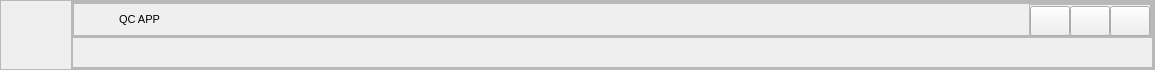
        <widget class="QFrame" name="frame_header">
         <property name="minimumSize">
          <size>
           <width>0</width>
           <height>70</height>
          </size>
         </property>
         <property name="maximumSize">
          <size>
           <width>16777215</width>
           <height>70</height>
          </size>
         </property>
         <property name="frameShape">
          <enum>QFrame::StyledPanel</enum>
         </property>
         <property name="frameShadow">
          <enum>QFrame::Raised</enum>
         </property>
         <layout class="QHBoxLayout" name="horizontalLayout_5">
          <property name="spacing">
           <number>0</number>
          </property>
          <property name="leftMargin">
           <number>0</number>
          </property>
          <property name="topMargin">
           <number>0</number>
          </property>
          <property name="rightMargin">
           <number>0</number>
          </property>
          <property name="bottomMargin">
           <number>0</number>
          </property>
          <item>
           <widget class="QFrame" name="frame_btn_home">
            <property name="maximumSize">
             <size>
              <width>70</width>
              <height>70</height>
             </size>
            </property>
            <property name="frameShape">
             <enum>QFrame::NoFrame</enum>
            </property>
            <property name="frameShadow">
             <enum>QFrame::Plain</enum>
            </property>
            <layout class="QHBoxLayout" name="horizontalLayout">
             <property name="spacing">
              <number>0</number>
             </property>
             <property name="leftMargin">
              <number>0</number>
             </property>
             <property name="topMargin">
              <number>0</number>
             </property>
             <property name="rightMargin">
              <number>0</number>
             </property>
             <property name="bottomMargin">
              <number>0</number>
             </property>
             <item>
              <widget class="QPushButton" name="pushButton_home">
               <property name="minimumSize">
                <size>
                 <width>70</width>
                 <height>70</height>
                </size>
               </property>
               <property name="cursor">
                <cursorShape>PointingHandCursor</cursorShape>
               </property>
               <property name="toolTip">
                <string>Giao diện</string>
               </property>
               <property name="styleSheet">
                <string notr="true">border-radius: None;</string>
               </property>
               <property name="text">
                <string/>
               </property>
               <property name="iconSize">
                <size>
                 <width>24</width>
                 <height>24</height>
                </size>
               </property>
              </widget>
             </item>
            </layout>
           </widget>
          </item>
          <item>
           <widget class="QFrame" name="frame_title">
            <property name="frameShape">
             <enum>QFrame::StyledPanel</enum>
            </property>
            <property name="frameShadow">
             <enum>QFrame::Raised</enum>
            </property>
            <layout class="QVBoxLayout" name="verticalLayout_3">
             <property name="spacing">
              <number>0</number>
             </property>
             <property name="leftMargin">
              <number>0</number>
             </property>
             <property name="topMargin">
              <number>0</number>
             </property>
             <property name="rightMargin">
              <number>0</number>
             </property>
             <property name="bottomMargin">
              <number>0</number>
             </property>
             <item>
              <widget class="QFrame" name="frame_top">
               <property name="minimumSize">
                <size>
                 <width>0</width>
                 <height>35</height>
                </size>
               </property>
               <property name="maximumSize">
                <size>
                 <width>16777215</width>
                 <height>35</height>
                </size>
               </property>
               <property name="styleSheet">
                <string notr="true"/>
               </property>
               <property name="frameShape">
                <enum>QFrame::StyledPanel</enum>
               </property>
               <property name="frameShadow">
                <enum>QFrame::Raised</enum>
               </property>
               <layout class="QHBoxLayout" name="horizontalLayout_4">
                <property name="spacing">
                 <number>0</number>
                </property>
                <property name="leftMargin">
                 <number>0</number>
                </property>
                <property name="topMargin">
                 <number>0</number>
                </property>
                <property name="rightMargin">
                 <number>0</number>
                </property>
                <property name="bottomMargin">
                 <number>0</number>
                </property>
                <item>
                 <widget class="QFrame" name="frame_4">
                  <property name="frameShape">
                   <enum>QFrame::StyledPanel</enum>
                  </property>
                  <property name="frameShadow">
                   <enum>QFrame::Raised</enum>
                  </property>
                  <layout class="QHBoxLayout" name="horizontalLayout_15">
                   <property name="spacing">
                    <number>10</number>
                   </property>
                   <property name="leftMargin">
                    <number>15</number>
                   </property>
                   <property name="topMargin">
                    <number>0</number>
                   </property>
                   <property name="rightMargin">
                    <number>0</number>
                   </property>
                   <property name="bottomMargin">
                    <number>0</number>
                   </property>
                   <item>
                    <widget class="QLabel" name="label_logo">
                     <property name="minimumSize">
                      <size>
                       <width>20</width>
                       <height>20</height>
                      </size>
                     </property>
                     <property name="maximumSize">
                      <size>
                       <width>40</width>
                       <height>20</height>
                      </size>
                     </property>
                     <property name="styleSheet">
                      <string notr="true">image: url(:/gui/iconapp/gui/apple.png);
width: 20px;
height:20px;</string>
                     </property>
                     <property name="text">
                      <string/>
                     </property>
                    </widget>
                   </item>
                   <item>
                    <widget class="QLabel" name="label_title">
                     <property name="minimumSize">
                      <size>
                       <width>900</width>
                       <height>30</height>
                      </size>
                     </property>
                     <property name="maximumSize">
                      <size>
                       <width>16777215</width>
                       <height>30</height>
                      </size>
                     </property>
                     <property name="font">
                      <font>
                       <family>Segoe UI</family>
                       <pointsize>8</pointsize>
                      </font>
                     </property>
                     <property name="cursor">
                      <cursorShape>OpenHandCursor</cursorShape>
                     </property>
                     <property name="frameShape">
                      <enum>QFrame::NoFrame</enum>
                     </property>
                     <property name="text">
                      <string>QC APP </string>
                     </property>
                    </widget>
                   </item>
                   <item alignment="Qt::AlignRight">
                    <widget class="QFrame" name="frame_btn_window">
                     <property name="minimumSize">
                      <size>
                       <width>0</width>
                       <height>35</height>
                      </size>
                     </property>
                     <property name="maximumSize">
                      <size>
                       <width>125</width>
                       <height>16777215</height>
                      </size>
                     </property>
                     <property name="frameShape">
                      <enum>QFrame::StyledPanel</enum>
                     </property>
                     <property name="frameShadow">
                      <enum>QFrame::Raised</enum>
                     </property>
                     <layout class="QHBoxLayout" name="horizontalLayout_3">
                      <property name="spacing">
                       <number>0</number>
                      </property>
                      <property name="leftMargin">
                       <number>0</number>
                      </property>
                      <property name="topMargin">
                       <number>0</number>
                      </property>
                      <property name="rightMargin">
                       <number>0</number>
                      </property>
                      <property name="bottomMargin">
                       <number>0</number>
                      </property>
                      <item>
                       <widget class="QPushButton" name="pushButton_zoom_in">
                        <property name="minimumSize">
                         <size>
                          <width>40</width>
                          <height>30</height>
                         </size>
                        </property>
                        <property name="maximumSize">
                         <size>
                          <width>40</width>
                          <height>30</height>
                         </size>
                        </property>
                        <property name="toolTip">
                         <string>Thu nhỏ</string>
                        </property>
                        <property name="styleSheet">
                         <string notr="true"/>
                        </property>
                        <property name="text">
                         <string/>
                        </property>
                        <property name="iconSize">
                         <size>
                          <width>30</width>
                          <height>30</height>
                         </size>
                        </property>
                       </widget>
                      </item>
                      <item>
                       <widget class="QPushButton" name="pushButton_zoom_out">
                        <property name="minimumSize">
                         <size>
                          <width>40</width>
                          <height>30</height>
                         </size>
                        </property>
                        <property name="maximumSize">
                         <size>
                          <width>40</width>
                          <height>30</height>
                         </size>
                        </property>
                        <property name="toolTip">
                         <string>Phóng to</string>
                        </property>
                        <property name="text">
                         <string/>
                        </property>
                       </widget>
                      </item>
                      <item>
                       <widget class="QPushButton" name="pushButton_close">
                        <property name="minimumSize">
                         <size>
                          <width>40</width>
                          <height>30</height>
                         </size>
                        </property>
                        <property name="maximumSize">
                         <size>
                          <width>40</width>
                          <height>30</height>
                         </size>
                        </property>
                        <property name="toolTip">
                         <string>Đóng</string>
                        </property>
                        <property name="styleSheet">
                         <string notr="true"/>
                        </property>
                        <property name="text">
                         <string/>
                        </property>
                        <property name="iconSize">
                         <size>
                          <width>16</width>
                          <height>16</height>
                         </size>
                        </property>
                       </widget>
                      </item>
                     </layout>
                    </widget>
                   </item>
                  </layout>
                 </widget>
                </item>
               </layout>
              </widget>
             </item>
             <item>
              <widget class="QFrame" name="frame_title_bottom">
               <property name="frameShape">
                <enum>QFrame::StyledPanel</enum>
               </property>
               <property name="frameShadow">
                <enum>QFrame::Raised</enum>
               </property>
               <property name="lineWidth">
                <number>0</number>
               </property>
              </widget>
             </item>
            </layout>
           </widget>
          </item>
         </layout>
        </widget>
